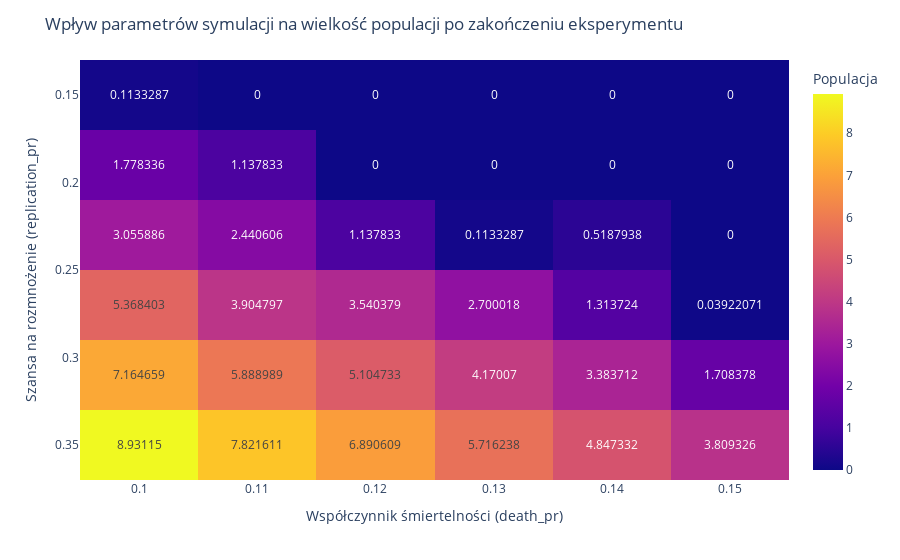

Source (notebook cell):
### Markdown cell above
Ze względu na duże różnice w ostatecznej wielkości populacji, na powyższym wykresie niewiele widać.
Przekształcamy zatem dane za pomocą funkcji $ x \mapsto \log(1 + x) $ i tworzymy nową *heatmapę*.

### Code cell
Plots.heatmap(
    data=np.log1p(results), 
    x=death_pr, 
    y=replication_pr, 
    labels=labels
).show()

### Figure 1 — Plotly figure (JSON) as saved in the notebook; plotly's stock layout.template omitted (floating-point values rounded to 4 significant figures)
{"data": [{"coloraxis": "coloraxis", "hovertemplate": "Współczynnik śmiertelności (death_pr): %{x}<br>Szansa na rozmnożenie (replication_pr): %{y}<br>Populacja: %{z}<extra></extra>", "name": "0", "texttemplate": "%{z}", "type": "heatmap", "x": [0.1, 0.11, 0.12, 0.13, 0.14, 0.15], "xaxis": "x", "y": [0.15, 0.19, 0.23, 0.27, 0.31, 0.35], "yaxis": "y", "z": [[0.1133, 0, 0, 0, 0, 0], [1.778, 1.138, 0, 0, 0, 0], [3.056, 2.441, 1.138, 0.1133, 0.5188, 0], [5.368, 3.905, 3.54, 2.7, 1.314, 0.03922], [7.165, 5.889, 5.105, 4.17, 3.384, 1.708], [8.931, 7.822, 6.891, 5.716, 4.847, 3.809]]}], "layout": {"coloraxis": {"colorbar": {"title": {"text": "Populacja"}}, "colorscale": [[0, "#0d0887"], [0.1111, "#46039f"], [0.2222, "#7201a8"], [0.3333, "#9c179e"], [0.4444, "#bd3786"], [0.5556, "#d8576b"], [0.6667, "#ed7953"], [0.7778, "#fb9f3a"], [0.8889, "#fdca26"], [1, "#f0f921"]]}, "margin": {"t": 60}, "title": {"text": "Wpływ parametrów symulacji na wielkość populacji po zakończeniu eksperymentu"}, "xaxis": {"anchor": "y", "domain": [0, 1], "title": {"text": "Współczynnik śmiertelności (death_pr)"}}, "yaxis": {"anchor": "x", "autorange": "reversed", "domain": [0, 1], "title": {"text": "Szansa na rozmnożenie (replication_pr)"}}}}
